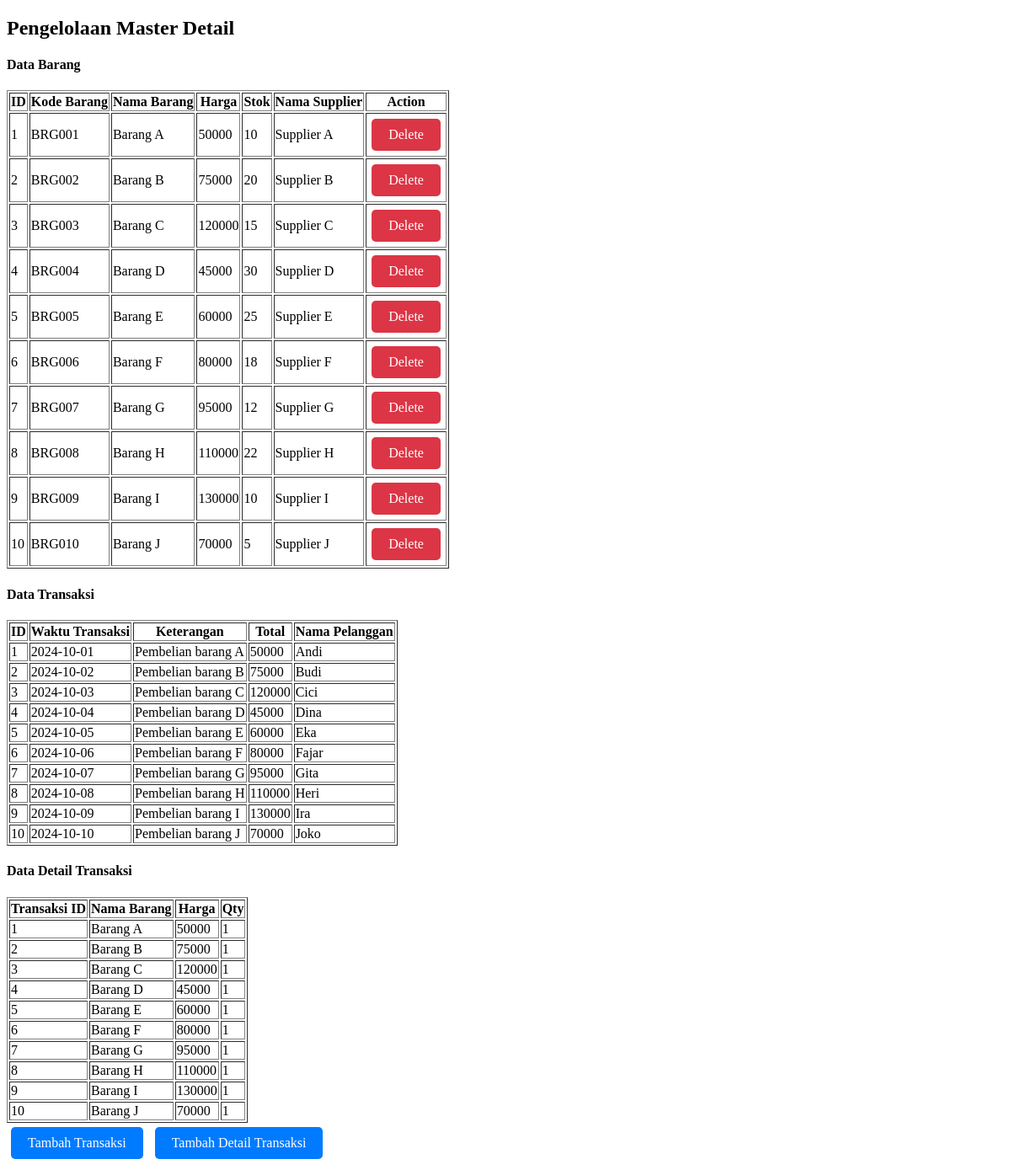
The app's page /TP6/tampilan.php with its own data.
### tables this page shows
CREATE TABLE `barang` (
  `id` int(11) NOT NULL,
  `kode_barang` varchar(10) NOT NULL,
  `nama_barang` varchar(100) NOT NULL,
  `harga` int(11) NOT NULL,
  `stok` int(11) NOT NULL,
  `supplier_id` int(11) NOT NULL
);

CREATE TABLE `supplier` (
  `id` int(11) NOT NULL,
  `nama` varchar(100) NOT NULL,
  `telp` varchar(12) NOT NULL,
  `alamat` text NOT NULL
);

CREATE TABLE `transaksi` (
  `id` int(11) NOT NULL,
  `waktu_transaksi` date NOT NULL,
  `keterangan` text NOT NULL,
  `total` int(11) NOT NULL,
  `pelanggan_id` int(11) NOT NULL
);

CREATE TABLE `pelanggan` (
  `id` int(11) NOT NULL,
  `nama` varchar(100) NOT NULL,
  `jenis_kelamin` enum('L','P') NOT NULL,
  `telp` varchar(12) NOT NULL,
  `alamat` text NOT NULL
);

CREATE TABLE `transaksi_detail` (
  `transaksi_id` int(11) NOT NULL,
  `barang_id` int(11) NOT NULL,
  `harga` int(11) NOT NULL,
  `qty` int(11) NOT NULL
);

### TP6/tampilan.php (the view, shortened to what this page needs)
<?php include 'koneksi.php'; ?>
<!DOCTYPE html>
<html lang="en">
<head>
</head>
<body>
    <h2>Pengelolaan Master Detail</h2>
    <h4>Data Barang</h4>
    <table border="1">
        <thead>
            <tr>
                <th>ID</th>
                <th>Kode Barang</th>
                <th>Nama Barang</th>
                <th>Harga</th>
                <th>Stok</th>
                <th>Nama Supplier</th>
                <th>Action</th>
            </tr>
        </thead>
        <tbody>
            <?php
            $query = "SELECT barang.id, kode_barang, nama_barang, harga, stok, supplier.nama AS nama_supplier FROM barang JOIN supplier ON barang.supplier_id = supplier.id ORDER BY barang.id";
            $result = mysqli_query($conn, $query);
            while ($row = mysqli_fetch_assoc($result)) {
                echo "<tr>
                    <td>{$row['id']}</td>
                    <td>{$row['kode_barang']}</td>
                    <td>{$row['nama_barang']}</td>
                    <td>{$row['harga']}</td>
                    <td>{$row['stok']}</td>
                    <td>{$row['nama_supplier']}</td>
                    <td><a class='delete-button' href='hapus.php?id={$row['id']}'>Delete</a></td>
                </tr>";
            }
            ?>
        </tbody>
    </table>
    <h4>Data Transaksi</h4>
    <table border="1">
        <thead>
            <tr>
                <th>ID</th>
                <th>Waktu Transaksi</th>
                <th>Keterangan</th>
                <th>Total</th>
                <th>Nama Pelanggan</th>
            </tr>
        </thead>
        <tbody>
            <?php
            $query = "SELECT transaksi.id, waktu_transaksi, keterangan, total, pelanggan.nama AS nama_pelanggan FROM transaksi JOIN pelanggan ON transaksi.pelanggan_id = pelanggan.id ORDER BY transaksi.id";
            $result = mysqli_query($conn, $query);
            while ($row = mysqli_fetch_assoc($result)) {
                echo "<tr>
                    <td>{$row['id']}</td>
                    <td>{$row['waktu_transaksi']}</td>
                    <td>{$row['keterangan']}</td>
                    <td>{$row['total']}</td>
                    <td>{$row['nama_pelanggan']}</td>
                </tr>";
            }
            ?>
        </tbody>
    </table>
    <h4>Data Detail Transaksi</h4>
    <table border="1">
        <thead>
            <tr>
                <th>Transaksi ID</th>
                <th>Nama Barang</th>
                <th>Harga</th>
                <th>Qty</th>
            </tr>
        </thead>
        <tbody>
            <?php
            $query = "SELECT transaksi_detail.transaksi_id, barang.nama_barang, transaksi_detail.harga, transaksi_detail.qty FROM transaksi_detail JOIN barang ON transaksi_detail.barang_id = barang.id";
            $result = mysqli_query($conn, $query);
            while ($row = mysqli_fetch_assoc($result)) {
                echo "<tr>
                    <td>{$row['transaksi_id']}</td>
                    <td>{$row['nama_barang']}</td>
                    <td>{$row['harga']}</td>
                    <td>{$row['qty']}</td>
                </tr>";
            }
            ?>
        </tbody>
    </table>
    <div>
        <a href="tambahTransaksi.php">Tambah Transaksi</a>
        <a href="tambahTransaksiDetail.php">Tambah Detail Transaksi</a>
    </div>
</body>
</html>

### TP6/tampilan.php (style rules this page uses)
a { display: inline-block; padding: 10px 20px; margin: 5px; text-decoration: none; color: white; background-color: #007BFF; border-radius: 5px; transition: background-color 0.3s; }
.delete-button { background-color: #dc3545; }

### records on screen
barang: id "1", kode_barang "BRG001", nama_barang "Barang A", harga "50000", stok "10", supplier.nama "Supplier A"
barang: id "2", kode_barang "BRG002", nama_barang "Barang B", harga "75000", stok "20", supplier.nama "Supplier B"
barang: id "3", kode_barang "BRG003", nama_barang "Barang C", harga "120000", stok "15", supplier.nama "Supplier C"
barang: id "4", kode_barang "BRG004", nama_barang "Barang D", harga "45000", stok "30", supplier.nama "Supplier D"
barang: id "5", kode_barang "BRG005", nama_barang "Barang E", harga "60000", stok "25", supplier.nama "Supplier E"
barang: id "6", kode_barang "BRG006", nama_barang "Barang F", harga "80000", stok "18", supplier.nama "Supplier F"
barang: id "7", kode_barang "BRG007", nama_barang "Barang G", harga "95000", stok "12", supplier.nama "Supplier G"
barang: id "8", kode_barang "BRG008", nama_barang "Barang H", harga "110000", stok "22", supplier.nama "Supplier H"
barang: id "9", kode_barang "BRG009", nama_barang "Barang I", harga "130000", stok "10", supplier.nama "Supplier I"
barang: id "10", kode_barang "BRG010", nama_barang "Barang J", harga "70000", stok "5", supplier.nama "Supplier J"
transaksi: id "1", waktu_transaksi "2024-10-01", keterangan "Pembelian barang A", total "50000", pelanggan.nama "Andi"
transaksi: id "2", waktu_transaksi "2024-10-02", keterangan "Pembelian barang B", total "75000", pelanggan.nama "Budi"
transaksi: id "3", waktu_transaksi "2024-10-03", keterangan "Pembelian barang C", total "120000", pelanggan.nama "Cici"
transaksi: id "4", waktu_transaksi "2024-10-04", keterangan "Pembelian barang D", total "45000", pelanggan.nama "Dina"
transaksi: id "5", waktu_transaksi "2024-10-05", keterangan "Pembelian barang E", total "60000", pelanggan.nama "Eka"
transaksi: id "6", waktu_transaksi "2024-10-06", keterangan "Pembelian barang F", total "80000", pelanggan.nama "Fajar"
transaksi: id "7", waktu_transaksi "2024-10-07", keterangan "Pembelian barang G", total "95000", pelanggan.nama "Gita"
transaksi: id "8", waktu_transaksi "2024-10-08", keterangan "Pembelian barang H", total "110000", pelanggan.nama "Heri"
transaksi: id "9", waktu_transaksi "2024-10-09", keterangan "Pembelian barang I", total "130000", pelanggan.nama "Ira"
transaksi: id "10", waktu_transaksi "2024-10-10", keterangan "Pembelian barang J", total "70000", pelanggan.nama "Joko"
transaksi_detail: transaksi_id "1", barang.nama_barang "Barang A", harga "50000", qty "1"
transaksi_detail: transaksi_id "2", barang.nama_barang "Barang B", harga "75000", qty "1"
transaksi_detail: transaksi_id "3", barang.nama_barang "Barang C", harga "120000", qty "1"
transaksi_detail: transaksi_id "4", barang.nama_barang "Barang D", harga "45000", qty "1"
transaksi_detail: transaksi_id "5", barang.nama_barang "Barang E", harga "60000", qty "1"
transaksi_detail: transaksi_id "6", barang.nama_barang "Barang F", harga "80000", qty "1"
transaksi_detail: transaksi_id "7", barang.nama_barang "Barang G", harga "95000", qty "1"
transaksi_detail: transaksi_id "8", barang.nama_barang "Barang H", harga "110000", qty "1"
transaksi_detail: transaksi_id "9", barang.nama_barang "Barang I", harga "130000", qty "1"
transaksi_detail: transaksi_id "10", barang.nama_barang "Barang J", harga "70000", qty "1"
